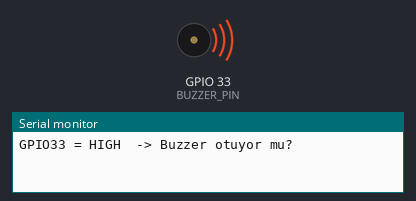
Bench run of a sketch on a simulated ESP32. Shown: buzzer (waves = sounding, pin HIGH), the last lines printed to the serial monitor.

Above: at 1.0 s.
At 3.0 s:
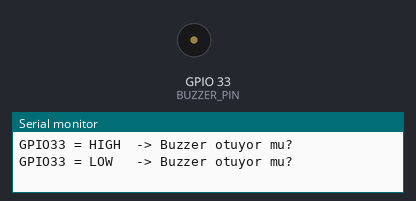
Timing chart, 0 to 5.2 s (numbered marks = the images above):
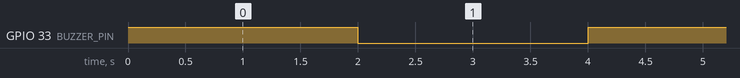

The sketch:

Foy1_BuzzerTest.ino
```cpp
// FOY 1 - Etkinlik 2: Buzzer modulumu taniyorum
const int BUZZER_PIN = 33;

void setup() {
  Serial.begin(115200);
  pinMode(BUZZER_PIN, OUTPUT);
}

void loop() {
  digitalWrite(BUZZER_PIN, HIGH);
  Serial.println("GPIO33 = HIGH  -> Buzzer otuyor mu?");
  delay(2000);

  digitalWrite(BUZZER_PIN, LOW);
  Serial.println("GPIO33 = LOW   -> Buzzer otuyor mu?");
  delay(2000);
}
```

Measured:
- by itself, GPIO 33 (BUZZER_PIN): alternates HIGH for 2.0 s and LOW for 2.0 s
